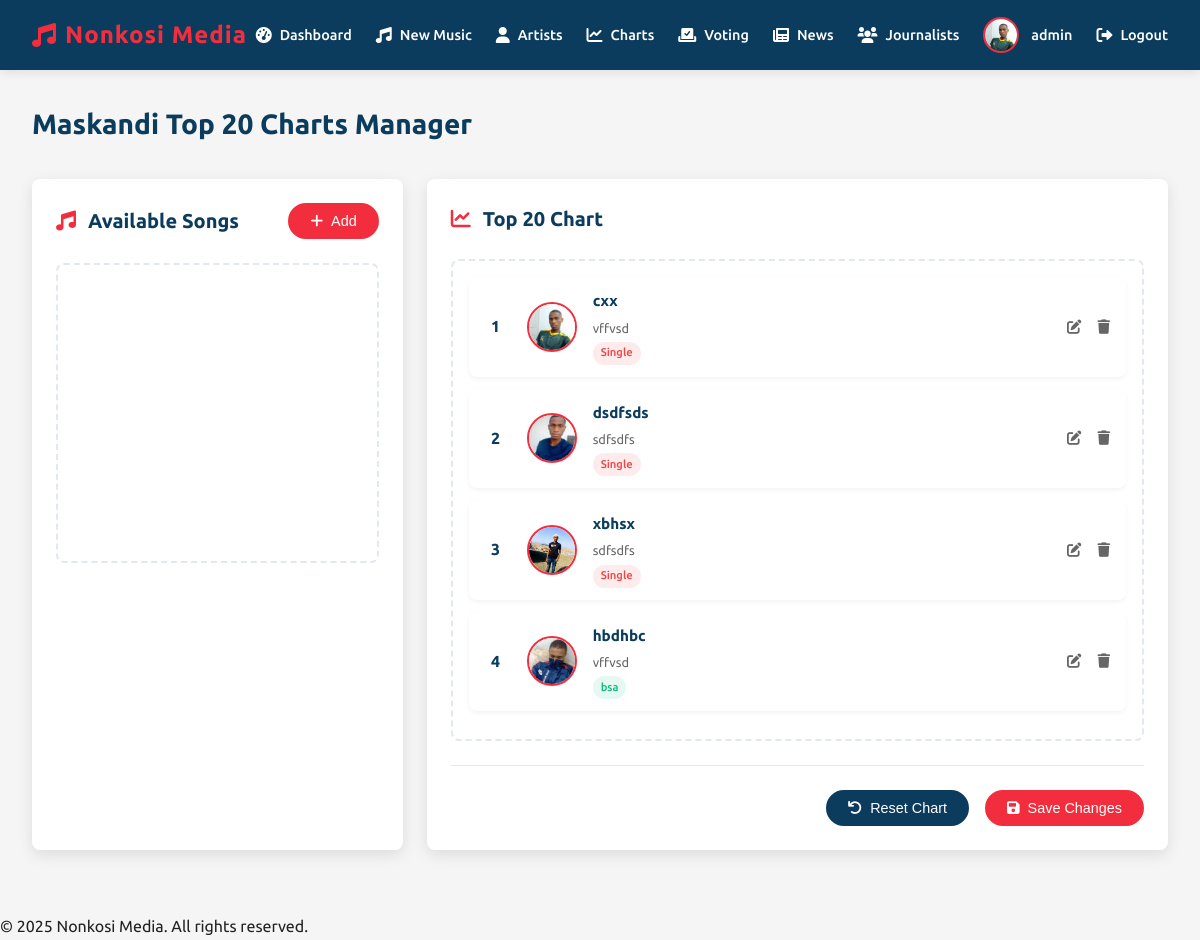
Screenshot of /admin/charts_manager (signed in) with the database file from the repository.
### app.py (models this page shows, shortened)
class User(db.Model, UserMixin):
    id = db.Column(db.Integer, primary_key=True)
    username = db.Column(db.String(50), unique=True, nullable=False)
    email = db.Column(db.String(120), unique=True, nullable=False)
    password = db.Column(db.String(60), nullable=False)
    role = db.Column(db.String(20), nullable=False, default='user')
    profile_pic = db.Column(db.String(100), nullable=False, default='default.jpg')
    last_seen = db.Column(db.DateTime, default=datetime.utcnow)
    articles = db.relationship('News', backref='author', lazy=True)  # This creates the relationship

class Song(db.Model):
    id = db.Column(db.Integer, primary_key=True)
    title = db.Column(db.String(100), nullable=False)
    genre = db.Column(db.String(50), nullable=False)
    album = db.Column(db.String(100))  # New field - can be null for singles
    release_date = db.Column(db.DateTime, nullable=False, default=datetime.utcnow)
    cover_image = db.Column(db.String(20), nullable=False)
    spotify_link = db.Column(db.String(200))
    youtube_link = db.Column(db.String(200))
    artist_id = db.Column(db.Integer, db.ForeignKey('artist.id'), nullable=False)
    chart_position = db.Column(db.Integer)

class Artist(db.Model):
    id = db.Column(db.Integer, primary_key=True)
    name = db.Column(db.String(100), nullable=False)
    bio = db.Column(db.Text, nullable=False)
    image = db.Column(db.String(20), nullable=False, default='artist_default.jpg')
    social_media = db.Column(db.JSON)
    songs = db.relationship('Song', backref='artist', lazy=True)
    gigs = db.relationship('Gig', backref='artist', lazy=True)

### app.py (the view)
@app.route('/admin/charts_manager')
@login_required
def charts_manager():
    if current_user.role != 'admin':
        flash('You are not authorized to access this page', 'error')
        return redirect(url_for('home'))
    all_songs = Song.query.order_by(Song.title).all()
    top_songs = Song.query.filter(Song.chart_position != None)\
                        .order_by(Song.chart_position)\
                        .limit(20)\
                        .all()
    artists = Artist.query.order_by(Artist.name).all()
    return render_template('charts_manager.html',
                         all_songs=all_songs,
                         top_songs=top_songs,
                         artists=artists)

### app.py (called while the page is built)
@login_manager.user_loader
def load_user(user_id):
    return User.query.get(int(user_id))

@app.context_processor
def inject_datetime():
    return {'datetime': datetime}

### templates/charts_manager.html (shortened to what this page needs)
<!DOCTYPE html>
<html lang="en">
<head>
  <link rel="stylesheet" href="https://cdnjs.cloudflare.com/ajax/libs/font-awesome/6.0.0/css/all.min.css">
</head>
<body>
  <header class="header">
    <div class="logo">
      <i class="fas fa-music"></i>
      <span>Nonkosi Media</span>
    </div>
    <nav class="nav-links">
      <a href="/admin">
        <i class="fas fa-tachometer-alt"></i>
        <span>Dashboard</span>
      </a>
      <a href="/admin/upcoming_music">
        <i class="fas fa-music"></i>
        <span>New Music</span>
      </a>
      <a href="/admin/artists">
        <i class="fas fa-user"></i>
        <span>Artists</span>
      </a>
      <a href="/admin/charts_manager" class="active">
        <i class="fas fa-chart-line"></i>
        <span>Charts</span>
      </a>
      <a href="/admin/voting_events">
        <i class="fas fa-vote-yea"></i>
        <span>Voting</span>
      </a>
      <a href="/admin/news">
        <i class="fas fa-newspaper"></i>
        <span>News</span>
      </a>
      <a href="/admin/manage_journalists">
        <i class="fas fa-users"></i>
        <span>Journalists</span>
      </a>
      <div class="user-profile">
        <img src="/static/uploads/profile_pics/IMG_20231016_190958~2.jpg" alt="Admin">
        <span>{{ current_user.username }}</span>
      </div>
      <a href="/logout">
        <i class="fas fa-sign-out-alt"></i>
        <span>Logout</span>
      </a>
    </nav>
  </header>
  <main class="container">
    <div class="page-header">
      <h1 class="page-title">Maskandi Top 20 Charts Manager</h1>
    </div>
    <div class="charts-container">
      <div class="chart-box">
        <div class="chart-header">
          <h2 class="chart-title">
            <i class="fas fa-music"></i>
            Available Songs
          </h2>
          <button class="btn" id="addSongBtn">
            <i class="fas fa-plus"></i> Add
          </button>
        </div>
        <div class="song-list" id="available-songs" {% if not all_songs %}class="empty"{% endif %}>
        </div>
      </div>
      <div class="chart-box">
        <div class="chart-header">
          <h2 class="chart-title">
            <i class="fas fa-chart-line"></i>
            Top 20 Chart
          </h2>
        </div>
        <div class="song-list" id="top-chart" {% if not top_songs %}class="empty"{% endif %}>
          {% for song in top_songs %}
            <div class="song-item" draggable="true" data-song-id="{{ song.id }}">
              <span class="song-position">{{ song.chart_position }}</span>
              <img src="{{ url_for('static', filename='uploads/profile_pics/' + song.cover_image) }}"
                   alt="{{ song.title }}">
              <div class="song-info">
                <h3>{{ song.title }}</h3>
                <p>{{ song.artist.name }}</p>
                <span class="song-type {{ 'album' if song.album else 'single' }}">
                  {{ song.album if song.album else 'Single' }}
                </span>
              </div>
              <div class="song-actions">
                <button class="edit-song" data-song-id="{{ song.id }}" title="Edit">
                  <i class="fas fa-edit"></i>
                </button>
                <button class="delete-song" data-song-id="{{ song.id }}" title="Delete">
                  <i class="fas fa-trash"></i>
                </button>
              </div>
            </div>
          {% endfor %}
        </div>
        <div class="chart-actions">
          <button class="btn btn-secondary" id="reset-chart">
            <i class="fas fa-undo"></i> Reset Chart
          </button>
          <button class="btn" id="save-chart">
            <i class="fas fa-save"></i> Save Changes
          </button>
        </div>
      </div>
    </div>
  </main>
  <footer>
    <p>© {{ datetime.now().year }} Nonkosi Media. All rights reserved.</p>
  </footer>
</body>
</html>

### templates/charts_manager.html (style rules this page uses)
:root { --primary: #0b3c5d; --secondary: #f22e3e; --dark: #222; --light: #f5f5f5; --accent: #103b6f; --gray: #666; --light-gray: #e2e8f0; --success: #10b981; --warning: #f59e0b; --danger: #ef4444; }
* { box-sizing: border-box; margin: 0; padding: 0; }
body { font-family: 'Ubuntu', sans-serif; background-color: var(--light); color: var(--dark); line-height: 1.6; }
.header { background-color: var(--primary); color: white; padding: 1rem 2rem; display: flex; justify-content: space-between; align-items: center; position: sticky; top: 0; z-index: 100; box-shadow: 0 2px 10px rgba(0,0,0,0.1); }
.header .logo { font-size: 1.5rem; font-weight: 700; color: var(--secondary); display: flex; align-items: center; gap: 0.5rem; letter-spacing: 1px; }
.logo i { color: var(--secondary); }
.nav-links { display: flex; align-items: center; gap: 1.5rem; }
.nav-links a { color: white; text-decoration: none; font-weight: 500; font-size: 0.9rem; display: flex; align-items: center; gap: 0.5rem; transition: color 0.2s; padding: 5px 0; position: relative; }
.nav-links a::after { content: ''; position: absolute; bottom: 0; left: 0; width: 0; height: 2px; background-color: var(--secondary); transition: width 0.3s; }
.nav-links a i { font-size: 1rem; }
.user-profile { display: flex; align-items: center; gap: 0.75rem; }
.user-profile img { width: 36px; height: 36px; border-radius: 50%; object-fit: cover; border: 2px solid var(--secondary); }
.user-profile span { font-weight: 500; font-size: 0.9rem; color: white; }
.container { padding: 2rem; max-width: 1400px; margin: 0 auto; }
.page-header { display: flex; justify-content: space-between; align-items: center; margin-bottom: 2rem; }
.page-title { font-size: 1.75rem; font-weight: 700; color: var(--primary); }
.btn { display: inline-flex; align-items: center; gap: 0.5rem; background-color: var(--secondary); color: white; padding: 0.5rem 1.25rem; border-radius: 30px; font-size: 0.9rem; font-weight: 500; text-decoration: none; transition: all 0.3s; border: 2px solid var(--secondary); cursor: pointer; }
.btn i { font-size: 0.9rem; }
.btn-secondary { background-color: var(--primary); border-color: var(--primary); }
.charts-container { display: grid; grid-template-columns: 1fr 2fr; gap: 1.5rem; margin-bottom: 2rem; }
.chart-box { background-color: white; border-radius: 0.5rem; padding: 1.5rem; box-shadow: 0 5px 15px rgba(0,0,0,0.1); }
.chart-header { display: flex; justify-content: space-between; align-items: center; margin-bottom: 1.5rem; }
.chart-title { font-size: 1.25rem; font-weight: 600; color: var(--primary); display: flex; align-items: center; gap: 0.75rem; }
.chart-title i { color: var(--secondary); }
.song-list { min-height: 300px; border: 2px dashed var(--light-gray); border-radius: 0.5rem; padding: 1rem; transition: all 0.3s; }
.song-item { display: flex; align-items: center; padding: 0.75rem; margin-bottom: 0.75rem; background-color: white; border-radius: 0.5rem; box-shadow: 0 2px 5px rgba(0,0,0,0.05); cursor: move; transition: all 0.3s; position: relative; }
.song-item img { width: 50px; height: 50px; object-fit: cover; border-radius: 50%; border: 2px solid var(--secondary); margin-right: 1rem; transition: all 0.3s; }
.song-info { flex: 1; min-width: 0; }
.song-info h3 { font-size: 0.95rem; font-weight: 600; color: var(--primary); margin-bottom: 0.25rem; white-space: nowrap; overflow: hidden; text-overflow: ellipsis; }
.song-info p { font-size: 0.8rem; color: var(--gray); margin-bottom: 0; white-space: nowrap; overflow: hidden; text-overflow: ellipsis; }
.song-type { display: inline-block; padding: 0.15rem 0.5rem; border-radius: 1rem; font-size: 0.7rem; font-weight: 500; margin-top: 0.25rem; }
.song-type.album { background-color: rgba(16, 185, 129, 0.1); color: var(--success); }
.song-type.single { background-color: rgba(239, 68, 68, 0.1); color: var(--danger); }
.song-position { font-weight: 700; color: var(--primary); margin-right: 1rem; min-width: 30px; text-align: center; }
.song-actions { display: flex; gap: 0.5rem; margin-left: auto; }
.song-actions button { background: none; border: none; color: var(--gray); cursor: pointer; font-size: 0.9rem; transition: color 0.2s; padding: 0.25rem; }
.chart-actions { display: flex; justify-content: flex-end; gap: 1rem; margin-top: 1.5rem; padding-top: 1.5rem; border-top: 1px solid var(--light-gray); }

### rows the page displays
User: username "admin"
Song: chart_position "1", cover_image (picture), title "cxx", artist.name "vffvsd", album "Single"
Song: chart_position "2", cover_image+title (picture), title "dsdfsds", artist.name "sdfsdfs", album "Single"
Song: chart_position "3", cover_image+title (picture), title "xbhsx", artist.name "sdfsdfs", album "Single"
Song: chart_position "4", cover_image+title (picture), title "hbdhbc", artist.name "vffvsd", album "bsa"
